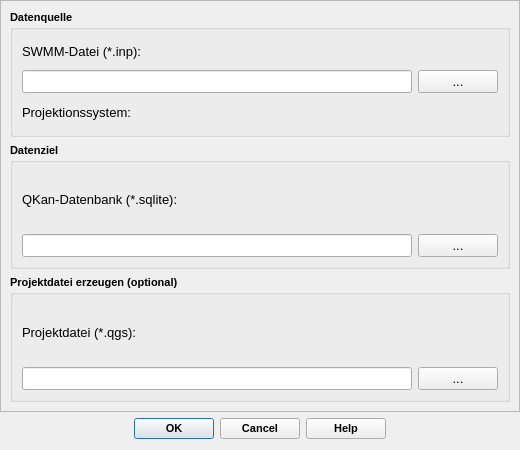
<?xml version="1.0" encoding="UTF-8"?>
<ui version="4.0">
 <class>ImportFromHEDialogBase</class>
 <widget class="QDialog" name="ImportFromHEDialogBase">
  <property name="geometry">
   <rect>
    <x>0</x>
    <y>0</y>
    <width>520</width>
    <height>450</height>
   </rect>
  </property>
  <property name="minimumSize">
   <size>
    <width>250</width>
    <height>300</height>
   </size>
  </property>
  <property name="maximumSize">
   <size>
    <width>16777215</width>
    <height>450</height>
   </size>
  </property>
  <property name="windowTitle">
   <string>Import aus SWMM-Datei</string>
  </property>
  <layout class="QVBoxLayout" name="verticalLayout_5">
   <property name="leftMargin">
    <number>0</number>
   </property>
   <property name="topMargin">
    <number>0</number>
   </property>
   <property name="rightMargin">
    <number>0</number>
   </property>
   <item>
    <widget class="QScrollArea" name="scrollArea">
     <property name="widgetResizable">
      <bool>true</bool>
     </property>
     <widget class="QWidget" name="scrollAreaWidgetContents">
      <property name="geometry">
       <rect>
        <x>0</x>
        <y>0</y>
        <width>518</width>
        <height>402</height>
       </rect>
      </property>
      <layout class="QVBoxLayout" name="verticalLayout_4">
       <item>
        <widget class="QGroupBox" name="groupBox_3">
         <property name="font">
          <font>
           <family>Tahoma</family>
           <pointsize>8</pointsize>
           <weight>75</weight>
           <bold>true</bold>
          </font>
         </property>
         <property name="toolTip">
          <string comment="Pfade der Import- und Exportdatenbank"/>
         </property>
         <property name="title">
          <string>Datenquelle</string>
         </property>
         <property name="flat">
          <bool>false</bool>
         </property>
         <property name="checkable">
          <bool>false</bool>
         </property>
         <layout class="QVBoxLayout" name="verticalLayout">
          <item>
           <widget class="QLabel" name="label_2">
            <property name="font">
             <font>
              <family>Tahoma</family>
              <pointsize>10</pointsize>
              <weight>50</weight>
              <bold>false</bold>
             </font>
            </property>
            <property name="text">
             <string>SWMM-Datei (*.inp):</string>
            </property>
            <property name="alignment">
             <set>Qt::AlignLeading|Qt::AlignLeft|Qt::AlignVCenter</set>
            </property>
           </widget>
          </item>
          <item>
           <layout class="QHBoxLayout" name="horizontalLayout">
            <item>
             <widget class="QLineEdit" name="tf_import">
              <property name="font">
               <font>
                <family>Tahoma</family>
                <pointsize>10</pointsize>
                <weight>50</weight>
                <bold>false</bold>
               </font>
              </property>
              <property name="toolTip">
               <string>&lt;html&gt;&lt;head/&gt;&lt;body&gt;&lt;p&gt;Quelldatenbank mit Kanaldaten aus HYSTEM-EXTRAN&lt;/p&gt;&lt;/body&gt;&lt;/html&gt;</string>
              </property>
              <property name="alignment">
               <set>Qt::AlignRight|Qt::AlignTrailing|Qt::AlignVCenter</set>
              </property>
             </widget>
            </item>
            <item>
             <widget class="QPushButton" name="pb_import">
              <property name="font">
               <font>
                <family>Tahoma</family>
                <pointsize>10</pointsize>
                <weight>50</weight>
                <bold>false</bold>
               </font>
              </property>
              <property name="toolTip">
               <string>&lt;html&gt;&lt;head/&gt;&lt;body&gt;&lt;p&gt;ITWH-Quelldatenbank mit Kanalnetzdaten auswählen&lt;/p&gt;&lt;/body&gt;&lt;/html&gt;</string>
              </property>
              <property name="statusTip">
               <string>ITWH-Quelldatenbank mit Kanalnetzdaten auswählen</string>
              </property>
              <property name="text">
               <string>...</string>
              </property>
             </widget>
            </item>
           </layout>
          </item>
          <item>
           <layout class="QHBoxLayout" name="horizontalLayout_2">
            <item>
             <widget class="QLabel" name="label_5">
              <property name="font">
               <font>
                <family>Tahoma</family>
                <pointsize>10</pointsize>
                <weight>50</weight>
                <bold>false</bold>
               </font>
              </property>
              <property name="text">
               <string>Projektionssystem:</string>
              </property>
              <property name="alignment">
               <set>Qt::AlignLeading|Qt::AlignLeft|Qt::AlignVCenter</set>
              </property>
             </widget>
            </item>
            <item>
             <widget class="QgsProjectionSelectionWidget" name="epsg">
              <property name="font">
               <font>
                <family>Tahoma</family>
                <pointsize>8</pointsize>
                <weight>75</weight>
                <bold>true</bold>
               </font>
              </property>
             </widget>
            </item>
           </layout>
          </item>
         </layout>
        </widget>
       </item>
       <item>
        <widget class="QGroupBox" name="groupBox">
         <property name="font">
          <font>
           <family>Tahoma</family>
           <pointsize>8</pointsize>
           <weight>75</weight>
           <bold>true</bold>
          </font>
         </property>
         <property name="toolTip">
          <string comment="Pfade der Import- und Exportdatenbank"/>
         </property>
         <property name="title">
          <string>Datenziel</string>
         </property>
         <property name="flat">
          <bool>false</bool>
         </property>
         <property name="checkable">
          <bool>false</bool>
         </property>
         <layout class="QVBoxLayout" name="verticalLayout_2">
          <item>
           <widget class="QLabel" name="label">
            <property name="font">
             <font>
              <family>Tahoma</family>
              <pointsize>10</pointsize>
              <weight>50</weight>
              <bold>false</bold>
             </font>
            </property>
            <property name="text">
             <string>QKan-Datenbank (*.sqlite):</string>
            </property>
            <property name="alignment">
             <set>Qt::AlignLeading|Qt::AlignLeft|Qt::AlignVCenter</set>
            </property>
           </widget>
          </item>
          <item>
           <layout class="QHBoxLayout" name="horizontalLayout_3">
            <item>
             <widget class="QLineEdit" name="tf_database">
              <property name="font">
               <font>
                <family>Tahoma</family>
                <pointsize>10</pointsize>
                <weight>50</weight>
                <bold>false</bold>
               </font>
              </property>
              <property name="toolTip">
               <string>&lt;html&gt;&lt;head/&gt;&lt;body&gt;&lt;p&gt;QKan - Zieldatenbank (wird ggfs. neu angelegt)&lt;/p&gt;&lt;/body&gt;&lt;/html&gt;</string>
              </property>
              <property name="alignment">
               <set>Qt::AlignRight|Qt::AlignTrailing|Qt::AlignVCenter</set>
              </property>
             </widget>
            </item>
            <item>
             <widget class="QPushButton" name="pb_database">
              <property name="font">
               <font>
                <family>Tahoma</family>
                <pointsize>10</pointsize>
                <weight>50</weight>
                <bold>false</bold>
               </font>
              </property>
              <property name="toolTip">
               <string>&lt;html&gt;&lt;head/&gt;&lt;body&gt;&lt;p&gt;Zieldatenbank auswählen und optional erstellen&lt;/p&gt;&lt;/body&gt;&lt;/html&gt;</string>
              </property>
              <property name="statusTip">
               <string>Zieldatenbank auswählen und optional erstellen</string>
              </property>
              <property name="text">
               <string>...</string>
              </property>
             </widget>
            </item>
           </layout>
          </item>
         </layout>
        </widget>
       </item>
       <item>
        <widget class="QGroupBox" name="groupBox_2">
         <property name="font">
          <font>
           <family>Tahoma</family>
           <pointsize>8</pointsize>
           <weight>75</weight>
           <bold>true</bold>
          </font>
         </property>
         <property name="toolTip">
          <string comment="Nach dem Import eine Projektdatei neu erzeugen und speichern (optional)"/>
         </property>
         <property name="title">
          <string>Projektdatei erzeugen (optional)</string>
         </property>
         <property name="flat">
          <bool>false</bool>
         </property>
         <property name="checkable">
          <bool>false</bool>
         </property>
         <layout class="QVBoxLayout" name="verticalLayout_3">
          <item>
           <widget class="QLabel" name="label_4">
            <property name="font">
             <font>
              <family>Tahoma</family>
              <pointsize>10</pointsize>
              <weight>50</weight>
              <bold>false</bold>
             </font>
            </property>
            <property name="text">
             <string>Projektdatei (*.qgs):</string>
            </property>
            <property name="alignment">
             <set>Qt::AlignLeading|Qt::AlignLeft|Qt::AlignVCenter</set>
            </property>
           </widget>
          </item>
          <item>
           <layout class="QHBoxLayout" name="horizontalLayout_4">
            <item>
             <widget class="QLineEdit" name="tf_project">
              <property name="font">
               <font>
                <family>Tahoma</family>
                <pointsize>10</pointsize>
                <weight>50</weight>
                <bold>false</bold>
               </font>
              </property>
              <property name="toolTip">
               <string>&lt;html&gt;&lt;head/&gt;&lt;body&gt;&lt;p&gt;Pfad der neu erzeugten Projektdatei (optional)&lt;/p&gt;&lt;/body&gt;&lt;/html&gt;</string>
              </property>
              <property name="alignment">
               <set>Qt::AlignRight|Qt::AlignTrailing|Qt::AlignVCenter</set>
              </property>
             </widget>
            </item>
            <item>
             <widget class="QPushButton" name="pb_project">
              <property name="font">
               <font>
                <family>Tahoma</family>
                <pointsize>10</pointsize>
                <weight>50</weight>
                <bold>false</bold>
               </font>
              </property>
              <property name="toolTip">
               <string>&lt;html&gt;&lt;head/&gt;&lt;body&gt;&lt;p&gt;Pfad und Name der Projektdatei festlegen&lt;/p&gt;&lt;/body&gt;&lt;/html&gt;</string>
              </property>
              <property name="statusTip">
               <string>Pfad und Name der Projektdatei festlegen</string>
              </property>
              <property name="text">
               <string>...</string>
              </property>
             </widget>
            </item>
           </layout>
          </item>
         </layout>
        </widget>
       </item>
      </layout>
     </widget>
    </widget>
   </item>
   <item>
    <widget class="QDialogButtonBox" name="button_box">
     <property name="font">
      <font>
       <family>Tahoma</family>
       <pointsize>8</pointsize>
       <weight>75</weight>
       <bold>true</bold>
      </font>
     </property>
     <property name="toolTip">
      <string>&lt;html&gt;&lt;head/&gt;&lt;body&gt;&lt;p&gt;Datenimport starten ...&lt;/p&gt;&lt;/body&gt;&lt;/html&gt;</string>
     </property>
     <property name="orientation">
      <enum>Qt::Horizontal</enum>
     </property>
     <property name="standardButtons">
      <set>QDialogButtonBox::Cancel|QDialogButtonBox::Help|QDialogButtonBox::Ok</set>
     </property>
     <property name="centerButtons">
      <bool>true</bool>
     </property>
    </widget>
   </item>
  </layout>
 </widget>
 <customwidgets>
  <customwidget>
   <class>QgsProjectionSelectionWidget</class>
   <extends>QWidget</extends>
   <header>qgsprojectionselectionwidget.h</header>
  </customwidget>
 </customwidgets>
 <resources/>
 <connections>
  <connection>
   <sender>button_box</sender>
   <signal>accepted()</signal>
   <receiver>ImportFromHEDialogBase</receiver>
   <slot>accept()</slot>
   <hints>
    <hint type="sourcelabel">
     <x>265</x>
     <y>205</y>
    </hint>
    <hint type="destinationlabel">
     <x>275</x>
     <y>117</y>
    </hint>
   </hints>
  </connection>
  <connection>
   <sender>button_box</sender>
   <signal>rejected()</signal>
   <receiver>ImportFromHEDialogBase</receiver>
   <slot>reject()</slot>
   <hints>
    <hint type="sourcelabel">
     <x>265</x>
     <y>205</y>
    </hint>
    <hint type="destinationlabel">
     <x>275</x>
     <y>117</y>
    </hint>
   </hints>
  </connection>
 </connections>
</ui>
